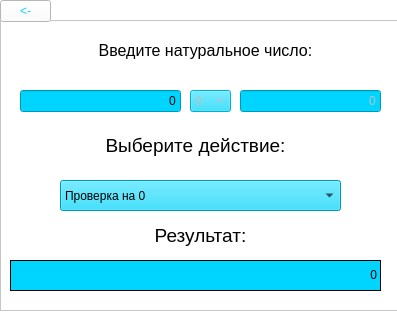
<?xml version="1.0" encoding="UTF-8"?>
<ui version="4.0">
 <class>NModulesWindow2</class>
 <widget class="QDialog" name="NModulesWindow2">
  <property name="geometry">
   <rect>
    <x>0</x>
    <y>0</y>
    <width>397</width>
    <height>312</height>
   </rect>
  </property>
  <property name="windowTitle">
   <string>Прочие действия</string>
  </property>
  <property name="styleSheet">
   <string notr="true">background-color: white</string>
  </property>
  <widget class="QFrame" name="frame">
   <property name="geometry">
    <rect>
     <x>0</x>
     <y>20</y>
     <width>401</width>
     <height>291</height>
    </rect>
   </property>
   <property name="font">
    <font>
     <pointsize>10</pointsize>
    </font>
   </property>
   <property name="styleSheet">
    <string notr="true">background-color: white</string>
   </property>
   <property name="frameShape">
    <enum>QFrame::StyledPanel</enum>
   </property>
   <property name="frameShadow">
    <enum>QFrame::Raised</enum>
   </property>
   <widget class="QLabel" name="label_input">
    <property name="geometry">
     <rect>
      <x>10</x>
      <y>10</y>
      <width>391</width>
      <height>41</height>
     </rect>
    </property>
    <property name="font">
     <font>
      <pointsize>12</pointsize>
      <weight>50</weight>
      <bold>false</bold>
     </font>
    </property>
    <property name="styleSheet">
     <string notr="true"/>
    </property>
    <property name="text">
     <string>Введите натуральное число:</string>
    </property>
    <property name="alignment">
     <set>Qt::AlignCenter</set>
    </property>
   </widget>
   <widget class="QLineEdit" name="line_n1">
    <property name="geometry">
     <rect>
      <x>20</x>
      <y>70</y>
      <width>161</width>
      <height>22</height>
     </rect>
    </property>
    <property name="layoutDirection">
     <enum>Qt::LeftToRight</enum>
    </property>
    <property name="styleSheet">
     <string notr="true">background-color: #00D5FF;</string>
    </property>
    <property name="text">
     <string>0</string>
    </property>
    <property name="alignment">
     <set>Qt::AlignRight|Qt::AlignTrailing|Qt::AlignVCenter</set>
    </property>
   </widget>
   <widget class="QLineEdit" name="line_n2">
    <property name="enabled">
     <bool>false</bool>
    </property>
    <property name="geometry">
     <rect>
      <x>240</x>
      <y>70</y>
      <width>141</width>
      <height>22</height>
     </rect>
    </property>
    <property name="styleSheet">
     <string notr="true">background-color: #00D5FF;</string>
    </property>
    <property name="text">
     <string>0</string>
    </property>
    <property name="alignment">
     <set>Qt::AlignRight|Qt::AlignTrailing|Qt::AlignVCenter</set>
    </property>
   </widget>
   <widget class="QComboBox" name="operations">
    <property name="geometry">
     <rect>
      <x>60</x>
      <y>160</y>
      <width>281</width>
      <height>31</height>
     </rect>
    </property>
    <property name="layoutDirection">
     <enum>Qt::LeftToRight</enum>
    </property>
    <property name="styleSheet">
     <string notr="true">background-color: #00D5FF;</string>
    </property>
    <item>
     <property name="text">
      <string>Проверка на 0</string>
     </property>
    </item>
    <item>
     <property name="text">
      <string>Добавление 1</string>
     </property>
    </item>
    <item>
     <property name="text">
      <string>Умножение числа на цифру</string>
     </property>
    </item>
    <item>
     <property name="text">
      <string>Умножение на 10^k</string>
     </property>
    </item>
    <item>
     <property name="text">
      <string>Вычитание из одного числа k других чисел (n1 - k*n2) </string>
     </property>
    </item>
   </widget>
   <widget class="QLabel" name="label">
    <property name="geometry">
     <rect>
      <x>10</x>
      <y>110</y>
      <width>371</width>
      <height>31</height>
     </rect>
    </property>
    <property name="font">
     <font>
      <pointsize>14</pointsize>
     </font>
    </property>
    <property name="text">
     <string>Выберите действие:</string>
    </property>
    <property name="alignment">
     <set>Qt::AlignCenter</set>
    </property>
   </widget>
   <widget class="QLabel" name="label_2">
    <property name="geometry">
     <rect>
      <x>10</x>
      <y>200</y>
      <width>381</width>
      <height>31</height>
     </rect>
    </property>
    <property name="font">
     <font>
      <pointsize>14</pointsize>
     </font>
    </property>
    <property name="text">
     <string>Результат:</string>
    </property>
    <property name="alignment">
     <set>Qt::AlignCenter</set>
    </property>
   </widget>
   <widget class="QLabel" name="result">
    <property name="geometry">
     <rect>
      <x>10</x>
      <y>240</y>
      <width>371</width>
      <height>31</height>
     </rect>
    </property>
    <property name="focusPolicy">
     <enum>Qt::WheelFocus</enum>
    </property>
    <property name="layoutDirection">
     <enum>Qt::LeftToRight</enum>
    </property>
    <property name="styleSheet">
     <string notr="true">background-color: #00D5FF;</string>
    </property>
    <property name="frameShape">
     <enum>QFrame::Box</enum>
    </property>
    <property name="text">
     <string>0</string>
    </property>
    <property name="alignment">
     <set>Qt::AlignRight|Qt::AlignTrailing|Qt::AlignVCenter</set>
    </property>
   </widget>
   <widget class="QComboBox" name="combo_d">
    <property name="enabled">
     <bool>false</bool>
    </property>
    <property name="geometry">
     <rect>
      <x>190</x>
      <y>70</y>
      <width>41</width>
      <height>22</height>
     </rect>
    </property>
    <property name="layoutDirection">
     <enum>Qt::LeftToRight</enum>
    </property>
    <property name="styleSheet">
     <string notr="true">background-color: #00D5FF;</string>
    </property>
    <item>
     <property name="text">
      <string>0</string>
     </property>
    </item>
    <item>
     <property name="text">
      <string>1</string>
     </property>
    </item>
    <item>
     <property name="text">
      <string>2</string>
     </property>
    </item>
    <item>
     <property name="text">
      <string>3</string>
     </property>
    </item>
    <item>
     <property name="text">
      <string>4</string>
     </property>
    </item>
    <item>
     <property name="text">
      <string>5</string>
     </property>
    </item>
    <item>
     <property name="text">
      <string>6</string>
     </property>
    </item>
    <item>
     <property name="text">
      <string>7</string>
     </property>
    </item>
    <item>
     <property name="text">
      <string>8</string>
     </property>
    </item>
    <item>
     <property name="text">
      <string>9</string>
     </property>
    </item>
   </widget>
  </widget>
  <widget class="QToolButton" name="pushButton_return">
   <property name="geometry">
    <rect>
     <x>0</x>
     <y>0</y>
     <width>51</width>
     <height>22</height>
    </rect>
   </property>
   <property name="styleSheet">
    <string notr="true">color: #00D5FF</string>
   </property>
   <property name="text">
    <string>&lt;-</string>
   </property>
  </widget>
 </widget>
 <resources/>
 <connections/>
</ui>
